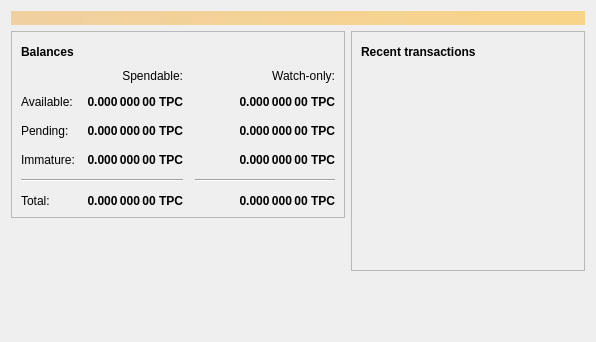
<?xml version="1.0" encoding="UTF-8"?>
<ui version="4.0">
 <class>OverviewPage</class>
 <widget class="QWidget" name="OverviewPage">
  <property name="geometry">
   <rect>
    <x>0</x>
    <y>0</y>
    <width>596</width>
    <height>342</height>
   </rect>
  </property>
  <property name="windowTitle">
   <string>Form</string>
  </property>
  <layout class="QVBoxLayout" name="topLayout">
   <item>
    <widget class="QLabel" name="labelAlerts">
     <property name="visible">
      <bool>false</bool>
     </property>
     <property name="styleSheet">
      <string notr="true">background-color: qlineargradient(x1: 0, y1: 0, x2: 1, y2: 0, stop:0 #F0D0A0, stop:1 #F8D488); color:#000000;</string>
     </property>
     <property name="wordWrap">
      <bool>true</bool>
     </property>
     <property name="margin">
      <number>3</number>
     </property>
    </widget>
   </item>
   <item>
    <layout class="QHBoxLayout" name="horizontalLayout" stretch="1,1">
     <item>
      <layout class="QVBoxLayout" name="verticalLayout_2">
       <item>
        <widget class="QFrame" name="frame">
         <property name="frameShape">
          <enum>QFrame::StyledPanel</enum>
         </property>
         <property name="frameShadow">
          <enum>QFrame::Raised</enum>
         </property>
         <layout class="QVBoxLayout" name="verticalLayout_4">
          <item>
           <layout class="QHBoxLayout" name="horizontalLayout_4">
            <item>
             <widget class="QLabel" name="label_5">
              <property name="font">
               <font>
                <weight>75</weight>
                <bold>true</bold>
               </font>
              </property>
              <property name="text">
               <string>Balances</string>
              </property>
             </widget>
            </item>
            <item>
             <widget class="QPushButton" name="labelWalletStatus">
              <property name="enabled">
               <bool>false</bool>
              </property>
              <property name="maximumSize">
               <size>
                <width>30</width>
                <height>16777215</height>
               </size>
              </property>
              <property name="toolTip">
               <string>The displayed information may be out of date. Your wallet automatically synchronizes with the Tripcoin network after a connection is established, but this process has not completed yet.</string>
              </property>
              <property name="text">
               <string/>
              </property>
              <property name="icon">
               <iconset resource="../tripcoin.qrc">
                <normaloff>:/icons/warning</normaloff>
                <disabledoff>:/icons/warning</disabledoff>:/icons/warning</iconset>
              </property>
              <property name="iconSize">
               <size>
                <width>24</width>
                <height>24</height>
               </size>
              </property>
              <property name="flat">
               <bool>true</bool>
              </property>
             </widget>
            </item>
            <item>
             <spacer name="horizontalSpacer_3">
              <property name="orientation">
               <enum>Qt::Horizontal</enum>
              </property>
              <property name="sizeHint" stdset="0">
               <size>
                <width>40</width>
                <height>20</height>
               </size>
              </property>
             </spacer>
            </item>
           </layout>
          </item>
          <item>
           <layout class="QGridLayout" name="gridLayout">
            <property name="spacing">
             <number>12</number>
            </property>
            <item row="2" column="2">
             <widget class="QLabel" name="labelWatchPending">
              <property name="font">
               <font>
                <weight>75</weight>
                <bold>true</bold>
               </font>
              </property>
              <property name="cursor">
               <cursorShape>IBeamCursor</cursorShape>
              </property>
              <property name="toolTip">
               <string>Unconfirmed transactions to watch-only addresses</string>
              </property>
              <property name="text">
               <string notr="true">0.000 000 00 TPC</string>
              </property>
              <property name="alignment">
               <set>Qt::AlignRight|Qt::AlignTrailing|Qt::AlignVCenter</set>
              </property>
              <property name="textInteractionFlags">
               <set>Qt::LinksAccessibleByMouse|Qt::TextSelectableByKeyboard|Qt::TextSelectableByMouse</set>
              </property>
             </widget>
            </item>
            <item row="2" column="1">
             <widget class="QLabel" name="labelUnconfirmed">
              <property name="font">
               <font>
                <weight>75</weight>
                <bold>true</bold>
               </font>
              </property>
              <property name="cursor">
               <cursorShape>IBeamCursor</cursorShape>
              </property>
              <property name="toolTip">
               <string>Total of transactions that have yet to be confirmed, and do not yet count toward the spendable balance</string>
              </property>
              <property name="text">
               <string notr="true">0.000 000 00 TPC</string>
              </property>
              <property name="alignment">
               <set>Qt::AlignRight|Qt::AlignTrailing|Qt::AlignVCenter</set>
              </property>
              <property name="textInteractionFlags">
               <set>Qt::LinksAccessibleByMouse|Qt::TextSelectableByKeyboard|Qt::TextSelectableByMouse</set>
              </property>
             </widget>
            </item>
            <item row="3" column="2">
             <widget class="QLabel" name="labelWatchImmature">
              <property name="font">
               <font>
                <weight>75</weight>
                <bold>true</bold>
               </font>
              </property>
              <property name="cursor">
               <cursorShape>IBeamCursor</cursorShape>
              </property>
              <property name="toolTip">
               <string>Mined balance in watch-only addresses that has not yet matured</string>
              </property>
              <property name="text">
               <string notr="true">0.000 000 00 TPC</string>
              </property>
              <property name="alignment">
               <set>Qt::AlignRight|Qt::AlignTrailing|Qt::AlignVCenter</set>
              </property>
              <property name="textInteractionFlags">
               <set>Qt::LinksAccessibleByMouse|Qt::TextSelectableByKeyboard|Qt::TextSelectableByMouse</set>
              </property>
             </widget>
            </item>
            <item row="4" column="0" colspan="2">
             <widget class="Line" name="line">
              <property name="orientation">
               <enum>Qt::Horizontal</enum>
              </property>
             </widget>
            </item>
            <item row="4" column="2">
             <widget class="Line" name="lineWatchBalance">
              <property name="sizePolicy">
               <sizepolicy hsizetype="Preferred" vsizetype="Fixed">
                <horstretch>0</horstretch>
                <verstretch>0</verstretch>
               </sizepolicy>
              </property>
              <property name="minimumSize">
               <size>
                <width>140</width>
                <height>0</height>
               </size>
              </property>
              <property name="orientation">
               <enum>Qt::Horizontal</enum>
              </property>
             </widget>
            </item>
            <item row="5" column="0">
             <widget class="QLabel" name="labelTotalText">
              <property name="text">
               <string>Total:</string>
              </property>
             </widget>
            </item>
            <item row="3" column="1">
             <widget class="QLabel" name="labelImmature">
              <property name="font">
               <font>
                <weight>75</weight>
                <bold>true</bold>
               </font>
              </property>
              <property name="cursor">
               <cursorShape>IBeamCursor</cursorShape>
              </property>
              <property name="toolTip">
               <string>Mined balance that has not yet matured</string>
              </property>
              <property name="text">
               <string notr="true">0.000 000 00 TPC</string>
              </property>
              <property name="alignment">
               <set>Qt::AlignRight|Qt::AlignTrailing|Qt::AlignVCenter</set>
              </property>
              <property name="textInteractionFlags">
               <set>Qt::LinksAccessibleByMouse|Qt::TextSelectableByKeyboard|Qt::TextSelectableByMouse</set>
              </property>
             </widget>
            </item>
            <item row="2" column="3">
             <spacer name="horizontalSpacer_2">
              <property name="orientation">
               <enum>Qt::Horizontal</enum>
              </property>
              <property name="sizeHint" stdset="0">
               <size>
                <width>40</width>
                <height>20</height>
               </size>
              </property>
             </spacer>
            </item>
            <item row="3" column="0">
             <widget class="QLabel" name="labelImmatureText">
              <property name="text">
               <string>Immature:</string>
              </property>
             </widget>
            </item>
            <item row="5" column="1">
             <widget class="QLabel" name="labelTotal">
              <property name="font">
               <font>
                <weight>75</weight>
                <bold>true</bold>
               </font>
              </property>
              <property name="cursor">
               <cursorShape>IBeamCursor</cursorShape>
              </property>
              <property name="toolTip">
               <string>Your current total balance</string>
              </property>
              <property name="text">
               <string notr="true">0.000 000 00 TPC</string>
              </property>
              <property name="alignment">
               <set>Qt::AlignRight|Qt::AlignTrailing|Qt::AlignVCenter</set>
              </property>
              <property name="textInteractionFlags">
               <set>Qt::LinksAccessibleByMouse|Qt::TextSelectableByKeyboard|Qt::TextSelectableByMouse</set>
              </property>
             </widget>
            </item>
            <item row="5" column="2">
             <widget class="QLabel" name="labelWatchTotal">
              <property name="font">
               <font>
                <weight>75</weight>
                <bold>true</bold>
               </font>
              </property>
              <property name="cursor">
               <cursorShape>IBeamCursor</cursorShape>
              </property>
              <property name="toolTip">
               <string>Current total balance in watch-only addresses</string>
              </property>
              <property name="text">
               <string notr="true">0.000 000 00 TPC</string>
              </property>
              <property name="alignment">
               <set>Qt::AlignRight|Qt::AlignTrailing|Qt::AlignVCenter</set>
              </property>
              <property name="textInteractionFlags">
               <set>Qt::LinksAccessibleByMouse|Qt::TextSelectableByKeyboard|Qt::TextSelectableByMouse</set>
              </property>
             </widget>
            </item>
            <item row="0" column="2">
             <widget class="QLabel" name="labelWatchonly">
              <property name="text">
               <string>Watch-only:</string>
              </property>
              <property name="alignment">
               <set>Qt::AlignRight|Qt::AlignTrailing|Qt::AlignVCenter</set>
              </property>
             </widget>
            </item>
            <item row="1" column="0">
             <widget class="QLabel" name="labelBalanceText">
              <property name="text">
               <string>Available:</string>
              </property>
             </widget>
            </item>
            <item row="1" column="1">
             <widget class="QLabel" name="labelBalance">
              <property name="font">
               <font>
                <weight>75</weight>
                <bold>true</bold>
               </font>
              </property>
              <property name="cursor">
               <cursorShape>IBeamCursor</cursorShape>
              </property>
              <property name="toolTip">
               <string>Your current spendable balance</string>
              </property>
              <property name="text">
               <string notr="true">0.000 000 00 TPC</string>
              </property>
              <property name="alignment">
               <set>Qt::AlignRight|Qt::AlignTrailing|Qt::AlignVCenter</set>
              </property>
              <property name="textInteractionFlags">
               <set>Qt::LinksAccessibleByMouse|Qt::TextSelectableByKeyboard|Qt::TextSelectableByMouse</set>
              </property>
             </widget>
            </item>
            <item row="1" column="2">
             <widget class="QLabel" name="labelWatchAvailable">
              <property name="font">
               <font>
                <weight>75</weight>
                <bold>true</bold>
               </font>
              </property>
              <property name="cursor">
               <cursorShape>IBeamCursor</cursorShape>
              </property>
              <property name="toolTip">
               <string>Your current balance in watch-only addresses</string>
              </property>
              <property name="text">
               <string notr="true">0.000 000 00 TPC</string>
              </property>
              <property name="alignment">
               <set>Qt::AlignRight|Qt::AlignTrailing|Qt::AlignVCenter</set>
              </property>
              <property name="textInteractionFlags">
               <set>Qt::LinksAccessibleByMouse|Qt::TextSelectableByKeyboard|Qt::TextSelectableByMouse</set>
              </property>
             </widget>
            </item>
            <item row="2" column="0">
             <widget class="QLabel" name="labelPendingText">
              <property name="text">
               <string>Pending:</string>
              </property>
             </widget>
            </item>
            <item row="0" column="1">
             <widget class="QLabel" name="labelSpendable">
              <property name="text">
               <string>Spendable:</string>
              </property>
              <property name="alignment">
               <set>Qt::AlignRight|Qt::AlignTrailing|Qt::AlignVCenter</set>
              </property>
             </widget>
            </item>
           </layout>
          </item>
         </layout>
        </widget>
       </item>
       <item>
        <spacer name="verticalSpacer">
         <property name="orientation">
          <enum>Qt::Vertical</enum>
         </property>
         <property name="sizeHint" stdset="0">
          <size>
           <width>20</width>
           <height>40</height>
          </size>
         </property>
        </spacer>
       </item>
      </layout>
     </item>
     <item>
      <layout class="QVBoxLayout" name="verticalLayout_3">
       <item>
        <widget class="QFrame" name="frame_2">
         <property name="frameShape">
          <enum>QFrame::StyledPanel</enum>
         </property>
         <property name="frameShadow">
          <enum>QFrame::Raised</enum>
         </property>
         <layout class="QVBoxLayout" name="verticalLayout">
          <item>
           <layout class="QHBoxLayout" name="horizontalLayout_2">
            <item>
             <widget class="QLabel" name="label_4">
              <property name="font">
               <font>
                <weight>75</weight>
                <bold>true</bold>
               </font>
              </property>
              <property name="text">
               <string>Recent transactions</string>
              </property>
             </widget>
            </item>
            <item>
             <widget class="QPushButton" name="labelTransactionsStatus">
              <property name="enabled">
               <bool>false</bool>
              </property>
              <property name="maximumSize">
               <size>
                <width>30</width>
                <height>16777215</height>
               </size>
              </property>
              <property name="toolTip">
               <string>The displayed information may be out of date. Your wallet automatically synchronizes with the Tripcoin network after a connection is established, but this process has not completed yet.</string>
              </property>
              <property name="text">
               <string/>
              </property>
              <property name="icon">
               <iconset resource="../tripcoin.qrc">
                <normaloff>:/icons/warning</normaloff>
                <disabledoff>:/icons/warning</disabledoff>:/icons/warning</iconset>
              </property>
              <property name="iconSize">
               <size>
                <width>24</width>
                <height>24</height>
               </size>
              </property>
              <property name="flat">
               <bool>true</bool>
              </property>
             </widget>
            </item>
            <item>
             <spacer name="horizontalSpacer">
              <property name="orientation">
               <enum>Qt::Horizontal</enum>
              </property>
              <property name="sizeHint" stdset="0">
               <size>
                <width>40</width>
                <height>20</height>
               </size>
              </property>
             </spacer>
            </item>
           </layout>
          </item>
          <item>
           <widget class="QListView" name="listTransactions">
            <property name="styleSheet">
             <string notr="true">QListView { background: transparent; }</string>
            </property>
            <property name="frameShape">
             <enum>QFrame::NoFrame</enum>
            </property>
            <property name="verticalScrollBarPolicy">
             <enum>Qt::ScrollBarAlwaysOff</enum>
            </property>
            <property name="horizontalScrollBarPolicy">
             <enum>Qt::ScrollBarAlwaysOff</enum>
            </property>
            <property name="selectionMode">
             <enum>QAbstractItemView::NoSelection</enum>
            </property>
           </widget>
          </item>
         </layout>
        </widget>
       </item>
       <item>
        <spacer name="verticalSpacer_2">
         <property name="orientation">
          <enum>Qt::Vertical</enum>
         </property>
         <property name="sizeHint" stdset="0">
          <size>
           <width>20</width>
           <height>40</height>
          </size>
         </property>
        </spacer>
       </item>
      </layout>
     </item>
    </layout>
   </item>
  </layout>
 </widget>
 <resources/>
 <connections/>
</ui>
